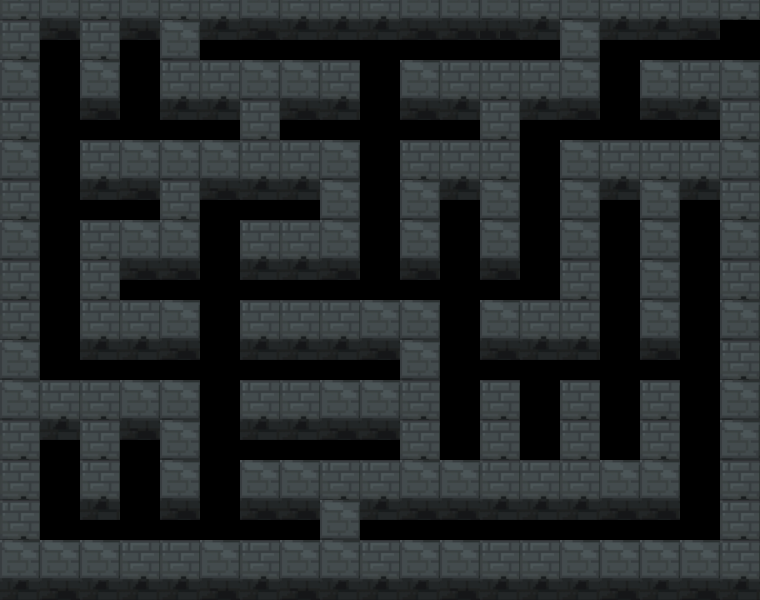

This is a level from a 2D game, rendered from its Tiled map with the project's own tilesets. A one-line summary and the map file follow, with tile-layer data summarised:
An orthogonal 38x30 tile map with 20x20 px tiles, 2 tile layers (BG2, meta).

<map version="1.10" tiledversion="1.10.2" orientation="orthogonal" renderorder="right-down" width="38" height="30" tilewidth="20" tileheight="20" infinite="0" nextlayerid="3" nextobjectid="1">
 <tileset firstgid="1" source="BG2.tsx" />
 <layer id="1" name="BG2" width="38" height="30">
  <data>[1140 cells, 774 non-empty, 12 distinct tile ids]</data>
 </layer>
 <layer id="2" name="meta" width="38" height="30">
  <data>[1140 cells, 0 non-empty, 0 distinct tile ids]</data>
 </layer>
</map>